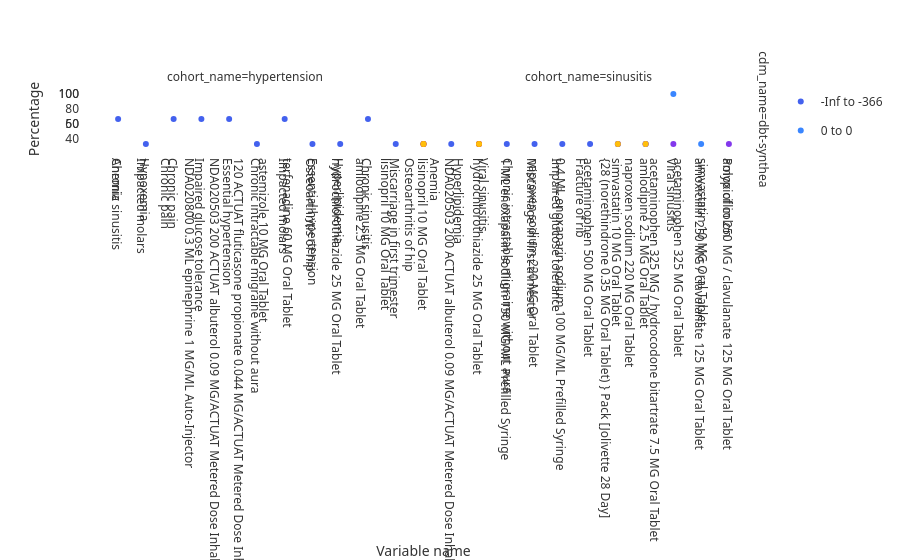

Notebook source saved alongside this figure:
### Code cell
fig = plot_large_scale_characteristics(lsc_result)
fig

### Figure 1 — Plotly figure (JSON) as saved in the notebook; plotly's stock layout.template omitted (floating-point values rounded to 4 significant figures)
{"data": [{"hovertemplate": "variable_level=-Inf to -366<br>cdm_name=dbt-synthea<br>cohort_name=hypertension<br>variable_name=%{x}<br>percentage=%{y}<extra></extra>", "legendgroup": "-Inf to -366", "marker": {"color": "#4361ee", "symbol": "circle"}, "mode": "markers", "name": "-Inf to -366", "orientation": "v", "showlegend": true, "type": "scatter", "x": ["Chronic sinusitis", "Impacted molars", "Chronic pain", "NDA020800 0.3 ML epinephrine 1 MG/ML Auto-Injector", "NDA020503 200 ACTUAT albuterol 0.09 MG/ACTUAT Metered Dose Inhaler", "120 ACTUAT fluticasone propionate 0.044 MG/ACTUAT Metered Dose Inhaler", "astemizole 10 MG Oral Tablet", "terfenadine 60 MG Oral Tablet"], "xaxis": "x", "y": [33.33, 16.67, 16.67, 33.33, 16.67, 16.67, 16.67, 16.67], "yaxis": "y"}, {"hovertemplate": "variable_level=-Inf to -366<br>cdm_name=dbt-synthea<br>cohort_name=sinusitis<br>variable_name=%{x}<br>percentage=%{y}<extra></extra>", "legendgroup": "-Inf to -366", "marker": {"color": "#4361ee", "symbol": "circle"}, "mode": "markers", "name": "-Inf to -366", "orientation": "v", "showlegend": false, "type": "scatter", "x": ["Anemia", "Hypoxemia", "Chronic pain", "Impaired glucose tolerance", "Essential hypertension", "Chronic intractable migraine without aura", "Impacted molars", "Osteoarthritis of hip", "Hyperlipidemia", "Chronic sinusitis", "Miscarriage in first trimester", "lisinopril 10 MG Oral Tablet", "NDA020503 200 ACTUAT albuterol 0.09 MG/ACTUAT Metered Dose Inhaler", "hydrochlorothiazide 25 MG Oral Tablet", "1 ML enoxaparin sodium 150 MG/ML Prefilled Syringe", "naproxen sodium 220 MG Oral Tablet", "0.4 ML enoxaparin sodium 100 MG/ML Prefilled Syringe", "acetaminophen 500 MG Oral Tablet", "simvastatin 10 MG Oral Tablet", "amlodipine 2.5 MG Oral Tablet"], "xaxis": "x2", "y": [66.67, 33.33, 66.67, 66.67, 66.67, 33.33, 66.67, 33.33, 33.33, 66.67, 33.33, 33.33, 33.33, 33.33, 33.33, 33.33, 33.33, 33.33, 33.33, 33.33], "yaxis": "y2"}, {"hovertemplate": "variable_level=0 to 0<br>cdm_name=dbt-synthea<br>cohort_name=hypertension<br>variable_name=%{x}<br>percentage=%{y}<extra></extra>", "legendgroup": "0 to 0", "marker": {"color": "#3a86ff", "symbol": "circle"}, "mode": "markers", "name": "0 to 0", "orientation": "v", "showlegend": true, "type": "scatter", "x": ["Essential hypertension", "NDA020503 200 ACTUAT albuterol 0.09 MG/ACTUAT Metered Dose Inhaler", "hydrochlorothiazide 25 MG Oral Tablet", "amlodipine 2.5 MG Oral Tablet", "lisinopril 10 MG Oral Tablet", "120 ACTUAT fluticasone propionate 0.044 MG/ACTUAT Metered Dose Inhaler"], "xaxis": "x", "y": [100.0, 16.67, 66.67, 16.67, 66.67, 16.67], "yaxis": "y"}, {"hovertemplate": "variable_level=0 to 0<br>cdm_name=dbt-synthea<br>cohort_name=sinusitis<br>variable_name=%{x}<br>percentage=%{y}<extra></extra>", "legendgroup": "0 to 0", "marker": {"color": "#3a86ff", "symbol": "circle"}, "mode": "markers", "name": "0 to 0", "orientation": "v", "showlegend": false, "type": "scatter", "x": ["Viral sinusitis", "amoxicillin 250 MG / clavulanate 125 MG Oral Tablet"], "xaxis": "x2", "y": [100.0, 33.33], "yaxis": "y2"}, {"hovertemplate": "variable_level=31 to 365<br>cdm_name=dbt-synthea<br>cohort_name=hypertension<br>variable_name=%{x}<br>percentage=%{y}<extra></extra>", "legendgroup": "31 to 365", "marker": {"color": "#8338ec", "symbol": "circle"}, "mode": "markers", "name": "31 to 365", "orientation": "v", "showlegend": true, "type": "scatter", "x": ["Chronic pain", "Impacted molars", "lisinopril 10 MG Oral Tablet", "amlodipine 2.5 MG Oral Tablet", "NDA020503 200 ACTUAT albuterol 0.09 MG/ACTUAT Metered Dose Inhaler", "120 ACTUAT fluticasone propionate 0.044 MG/ACTUAT Metered Dose Inhaler"], "xaxis": "x", "y": [16.67, 16.67, 16.67, 16.67, 16.67, 16.67], "yaxis": "y"}, {"hovertemplate": "variable_level=31 to 365<br>cdm_name=dbt-synthea<br>cohort_name=sinusitis<br>variable_name=%{x}<br>percentage=%{y}<extra></extra>", "legendgroup": "31 to 365", "marker": {"color": "#8338ec", "symbol": "circle"}, "mode": "markers", "name": "31 to 365", "orientation": "v", "showlegend": false, "type": "scatter", "x": ["Polyp of colon", "Viral sinusitis", "amlodipine 2.5 MG Oral Tablet", "simvastatin 10 MG Oral Tablet", "hydrochlorothiazide 25 MG Oral Tablet", "lisinopril 10 MG Oral Tablet"], "xaxis": "x2", "y": [33.33, 33.33, 33.33, 33.33, 33.33, 33.33], "yaxis": "y2"}, {"hovertemplate": "variable_level=366 to Inf<br>cdm_name=dbt-synthea<br>cohort_name=hypertension<br>variable_name=%{x}<br>percentage=%{y}<extra></extra>", "legendgroup": "366 to Inf", "marker": {"color": "#ff006e", "symbol": "circle"}, "mode": "markers", "name": "366 to Inf", "orientation": "v", "showlegend": true, "type": "scatter", "x": ["Osteoarthritis of hip", "Anemia", "Hyperlipidemia", "Viral sinusitis", "Chronic sinusitis", "Chronic intractable migraine without aura", "Miscarriage in first trimester", "Impaired glucose tolerance", "Fracture of rib", "{28 (norethindrone 0.35 MG Oral Tablet) } Pack [Jolivette 28 Day]", "amlodipine 2.5 MG Oral Tablet", "naproxen sodium 220 MG Oral Tablet", "acetaminophen 325 MG / hydrocodone bitartrate 7.5 MG Oral Tablet", "acetaminophen 325 MG Oral Tablet", "NDA020503 200 ACTUAT albuterol 0.09 MG/ACTUAT Metered Dose Inhaler", "120 ACTUAT fluticasone propionate 0.044 MG/ACTUAT Metered Dose Inhaler", "simvastatin 10 MG Oral Tablet", "lisinopril 10 MG Oral Tablet", "amoxicillin 250 MG / clavulanate 125 MG Oral Tablet", "hydrochlorothiazide 25 MG Oral Tablet"], "xaxis": "x", "y": [16.67, 33.33, 33.33, 33.33, 16.67, 16.67, 16.67, 33.33, 16.67, 16.67, 50.0, 16.67, 16.67, 16.67, 16.67, 16.67, 33.33, 83.33, 16.67, 66.67], "yaxis": "y"}, {"hovertemplate": "variable_level=1 to 30<br>cdm_name=dbt-synthea<br>cohort_name=hypertension<br>variable_name=%{x}<br>percentage=%{y}<extra></extra>", "legendgroup": "1 to 30", "marker": {"color": "#fb5607", "symbol": "circle"}, "mode": "markers", "name": "1 to 30", "orientation": "v", "showlegend": true, "type": "scatter", "x": ["amlodipine 2.5 MG Oral Tablet", "lisinopril 10 MG Oral Tablet"], "xaxis": "x", "y": [33.33, 16.67], "yaxis": "y"}, {"hovertemplate": "variable_level=1 to 30<br>cdm_name=dbt-synthea<br>cohort_name=sinusitis<br>variable_name=%{x}<br>percentage=%{y}<extra></extra>", "legendgroup": "1 to 30", "marker": {"color": "#fb5607", "symbol": "circle"}, "mode": "markers", "name": "1 to 30", "orientation": "v", "showlegend": false, "type": "scatter", "x": ["lisinopril 10 MG Oral Tablet", "hydrochlorothiazide 25 MG Oral Tablet"], "xaxis": "x2", "y": [33.33, 33.33], "yaxis": "y2"}, {"hovertemplate": "variable_level=-365 to -31<br>cdm_name=dbt-synthea<br>cohort_name=sinusitis<br>variable_name=%{x}<br>percentage=%{y}<extra></extra>", "legendgroup": "-365 to -31", "marker": {"color": "#ffbe0b", "symbol": "circle"}, "mode": "markers", "name": "-365 to -31", "orientation": "v", "showlegend": true, "type": "scatter", "x": ["simvastatin 10 MG Oral Tablet", "amlodipine 2.5 MG Oral Tablet", "lisinopril 10 MG Oral Tablet", "hydrochlorothiazide 25 MG Oral Tablet"], "xaxis": "x2", "y": [33.33, 33.33, 33.33, 33.33], "yaxis": "y2"}], "layout": {"annotations": [{"showarrow": false, "text": "cohort_name=hypertension", "x": 0.24, "xanchor": "center", "xref": "paper", "y": 1.0, "yanchor": "bottom", "yref": "paper"}, {"showarrow": false, "text": "cohort_name=sinusitis", "x": 0.74, "xanchor": "center", "xref": "paper", "y": 1.0, "yanchor": "bottom", "yref": "paper"}, {"showarrow": false, "text": "cdm_name=dbt-synthea", "textangle": 90, "x": 0.98, "xanchor": "left", "xref": "paper", "y": 0.5, "yanchor": "middle", "yref": "paper"}], "font": {"color": "#333333", "family": "system-ui, -apple-system, sans-serif", "size": 12}, "paper_bgcolor": "#ffffff", "plot_bgcolor": "#ffffff", "showlegend": true, "title": {}, "xaxis": {"gridcolor": "#e0e0e0", "showgrid": true, "title": {"text": "Variable name"}}, "yaxis": {"gridcolor": "#e0e0e0", "showgrid": true, "title": {"text": "Percentage"}}}}
